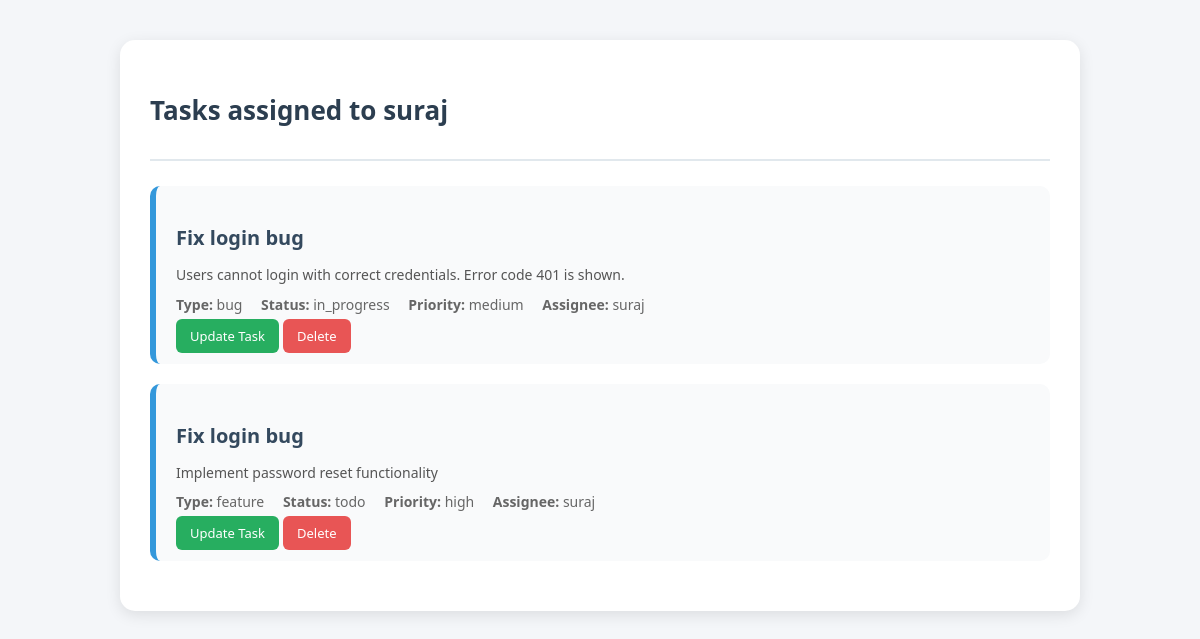
/users/1/tasks/, run on an earlier commit of the app's database.
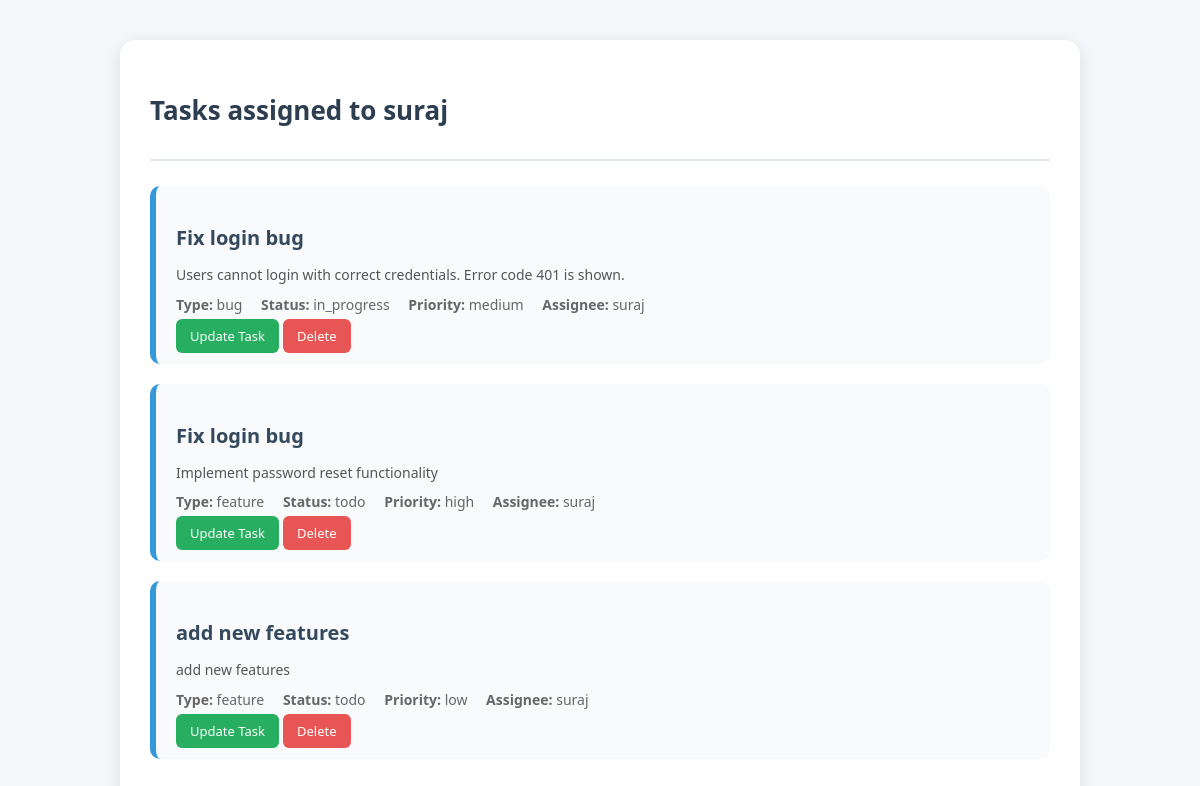
And on a later commit of the database.
### taskplannerapp/models.py (models this page shows, shortened)
class Task(models.Model):
    TASK_TYPES = [
        ('bug', 'Bug'),
        ('feature', 'Feature'),
        ('story', 'Story')
    ]
    STATUS_CHOICES = [
        ('todo', 'To Do'),
        ('in_progress', 'In Progress'),
        ('done', 'Done')
    ]
    PRIORITY_CHOICES = [
        ('low', 'Low'),
        ('medium', 'Medium'),
        ('high', 'High')
    ]
    title = models.CharField(max_length=255)
    description = models.TextField(blank=True)
    task_type = models.CharField(max_length=20, choices=TASK_TYPES)
    status = models.CharField(max_length=20, choices=STATUS_CHOICES, default='todo')
    priority = models.CharField(max_length=20, choices=PRIORITY_CHOICES, default='medium')
    sprint = models.ForeignKey(Sprint, on_delete=models.CASCADE, related_name='tasks')
    assignee = models.ForeignKey(User, on_delete=models.SET_NULL, null=True, blank=True, related_name='tasks')
    created_at = models.DateTimeField(auto_now_add=True)
    updated_at = models.DateTimeField(auto_now=True)

### taskplannerapp/views.py (the view)
# urls.py: path('users/<int:user_id>/tasks/', views.user_tasks, name='user_tasks'),
def user_tasks(request, user_id):
    user = get_object_or_404(User, id=user_id)
    tasks = user.tasks.all()
    return render(request, 'tasks.html', {'tasks': tasks, 'sprint': None, 'user_view': user})

### Templates/tasks.html (shortened to what this page needs)
{% load static %}
<!DOCTYPE html>
<html lang="en">
<head>
    <link rel="stylesheet" href="{% static 'tasks.css' %}">
</head>
<body>
<div class="tasks-container">
    <div class="tasks-header">
        <h2>
            {% if sprint %}
                Tasks for {{ sprint.name }}
            {% elif user_view %}
                Tasks assigned to {{ user_view.username }}
            {% else %}
                All Tasks
            {% endif %}
        </h2>
    </div>
    {% if tasks %}
        {% for task in tasks %}
        <div class="task-card">
            <h3>{{ task.title }}</h3>
            <p>{{ task.description }}</p>
            <div class="task-meta">
                <span><strong>Type:</strong> {{ task.task_type }}</span>
                <span><strong>Status:</strong> {{ task.status }}</span>
                <span><strong>Priority:</strong> {{ task.priority }}</span>
                {% if task.assignee %}
                    <span><strong>Assignee:</strong> {{ task.assignee.username }}</span>
                {% endif %}
            </div>
            <a href="{% url 'update_task' task.id %}" class="update-btn">Update Task</a>
            <a href="{% url 'delete_task' task.id %}" class="delete-btn"  onclick="return confirm('Are you sure you want to delete this task?');">Delete</a>
        </div>
        {% endfor %}
    {% else %}
        <p class="empty-message">No tasks found.</p>
    {% endif %}
</div>
</body>
</html>

### static/tasks.css (style rules this page uses)
body { font-family: 'Segoe UI', Tahoma, Geneva, Verdana, sans-serif; background: #f4f6f9; margin: 0; padding: 0; }
.tasks-container { max-width: 900px; margin: 40px auto; background: #ffffff; padding: 30px; border-radius: 15px; box-shadow: 0 4px 15px rgba(0,0,0,0.1); }
.tasks-header { display: flex; justify-content: space-between; align-items: center; margin-bottom: 25px; border-bottom: 2px solid #e1e8ed; padding-bottom: 10px; }
.tasks-header h2 { color: #2c3e50; font-size: 26px; font-weight: 600; }
.task-card { background: #f9fafb; border-left: 6px solid #3498db; margin-bottom: 20px; padding: 18px 20px; border-radius: 10px; transition: all 0.2s ease; }
.task-card h3 { color: #34495e; margin-bottom: 6px; font-size: 20px; }
.task-card p { color: #555; font-size: 14px; margin-bottom: 10px; line-height: 1.4; }
.task-meta { font-size: 14px; color: #666; margin-bottom: 10px; }
.task-meta span { display: inline-block; margin-right: 15px; }
.update-btn { background: #27ae60; color: white; padding: 8px 14px; border-radius: 6px; text-decoration: none; font-size: 13px; font-weight: 500; transition: background 0.3s ease; }
.delete-btn { background: rgb(232, 85, 85); color: white; padding: 8px 14px; border-radius: 6px; text-decoration: none; font-size: 13px; font-weight: 500; transition: background 0.3s ease; }

What changed in the data, as far as the page shows it:
added Task: title "add new features", description "add new features", task_type "feature", status "todo", priority "low", assignee.username "suraj"
